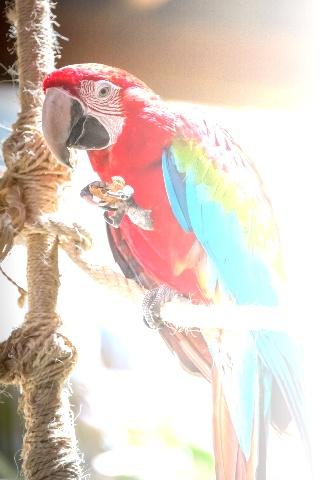
#> input picture Guacamaya_briloH.jpg, 320 x 480 px
$ python VA_Ejercicio10.py
#> lines starting #> are read from the running program, lines starting #| are printed output that depends on the picture
#Ecualización de histograma adaptable
#Contraste de ecualización adaptable del histograma
#CLAHE
#Imagen original: Guacamaya brillo horizontal

#Lectura de imagen
from typing import ChainMap
import cv2 as cv
import numpy as np
import matplotlib.pyplot as plt

#Lectura de imagen
img_org_BGR = cv.imread("Guacamaya_briloH.jpg")
#> img_org_BGR is the input picture: shape (480, 320, 3); mean B, G, R 195.5, 205.4, 221.2
img_org = cv.cvtColor(img_org_BGR, cv.COLOR_BGR2RGB)
m0,n0,p0 = img_org.shape
#> m0 = 480; n0 = 320; p0 = 3
print(img_org.shape)
#| (480, 320, 3)
color = ('r','g','b')

fig, ax= plt.subplots(1,3)
#Ecualizacion adaptable
img_eqAd = np.zeros((m0,n0,p0),np.uint8)
clahe= cv.createCLAHE(clipLimit=2.0, tileGridSize=(8,8))
for channel,col in enumerate(color):
    img_eqAd[:,:,channel]= clahe.apply(img_org[:,:,channel])
    histr_eqAd = cv.calcHist([img_eqAd],[channel],None,[256],[0,256])
    ax[2].plot(histr_eqAd, color = col)
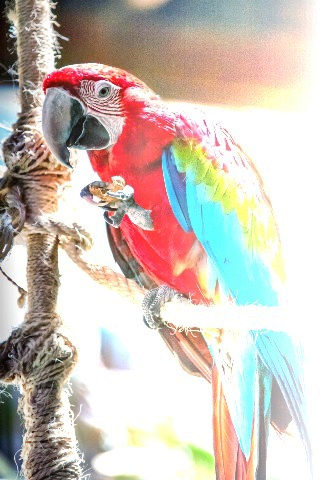
#> img_eqAd: shape (480, 320, 3); mean R, G, B 204.6, 192.8, 184.3


#Ecualizar canales -metodo normal
img_eq = np.zeros((m0,n0,p0),np.uint8)
for channel,col in enumerate(color):
    img_eq[:,:,channel] = cv.equalizeHist(img_org[:,:,channel])
    histr_eq = cv.calcHist([img_eq],[channel],None,[256],[0,256])
    ax[1].plot(histr_eq,color = col)
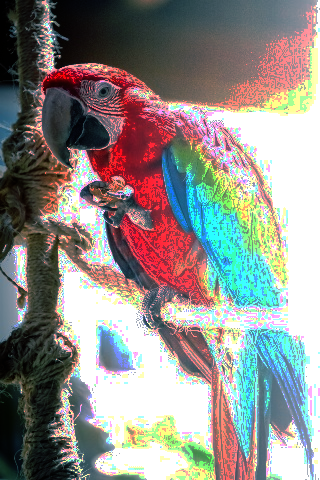
#> img_eq: shape (480, 320, 3); mean R, G, B 144.3, 141.5, 137.5

for channel,col in enumerate(color):
    histr_org = cv.calcHist([img_org],[channel],None,[256],[0,256])
    ax[0].plot(histr_org,color = col)


ax[0].set_title('Histograma original')
ax[1].set_title('Histograma ecualizacion normal')
ax[2].set_title('Histograma ecualizacion adaptable')


fig2, ax2=plt.subplots(1,3)
ax2[0].imshow(img_org)
ax2[0].set_title('Imagen original')
ax2[1].imshow(img_eq)
ax2[1].set_title('Ecualizacion normal')
ax2[2].imshow(img_eqAd)
ax2[2].set_title('Ecualizacion adaptable')

plt.show()
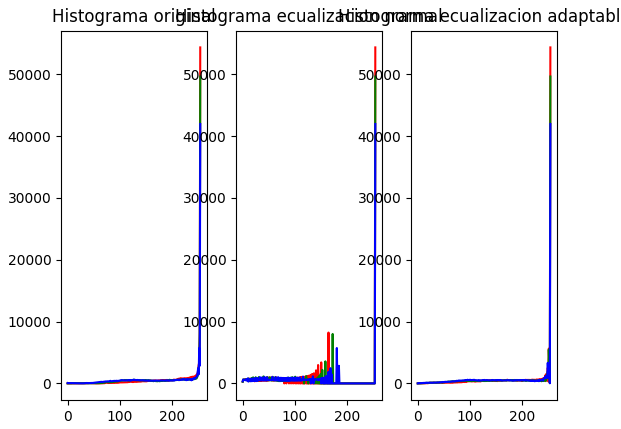
#> figure drawn by matplotlib, 3 panels; panel 1: curve peaks at x = 255, y = 54363; panel 1: curve peaks at x = 255, y = 49649; panel 1: curve peaks at x = 255, y = 41965; panel 2: curve peaks at x = 255, y = 54363
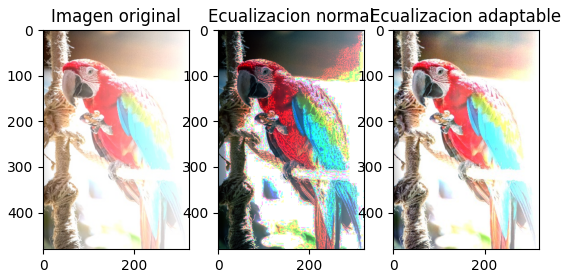
#> figure drawn by matplotlib, 3 panels

$ run again, with Guacamaya.jpg copied over Guacamaya_briloH.jpg
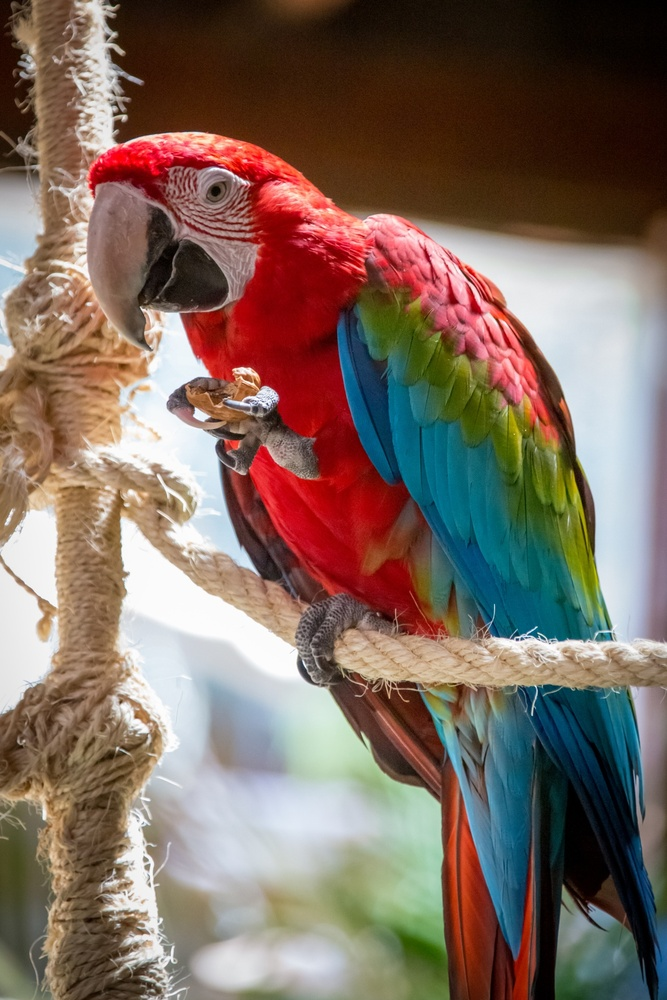
#> input picture Guacamaya.jpg, 667 x 1000 px, shrunk from 1280 x 1920 before the run
#> img_org_BGR is the input picture: shape (1000, 667, 3); mean B, G, R 95.8, 106.8, 125.9
#| (1000, 667, 3)
#> after the loop `for channel,col in enumerate(color):`:
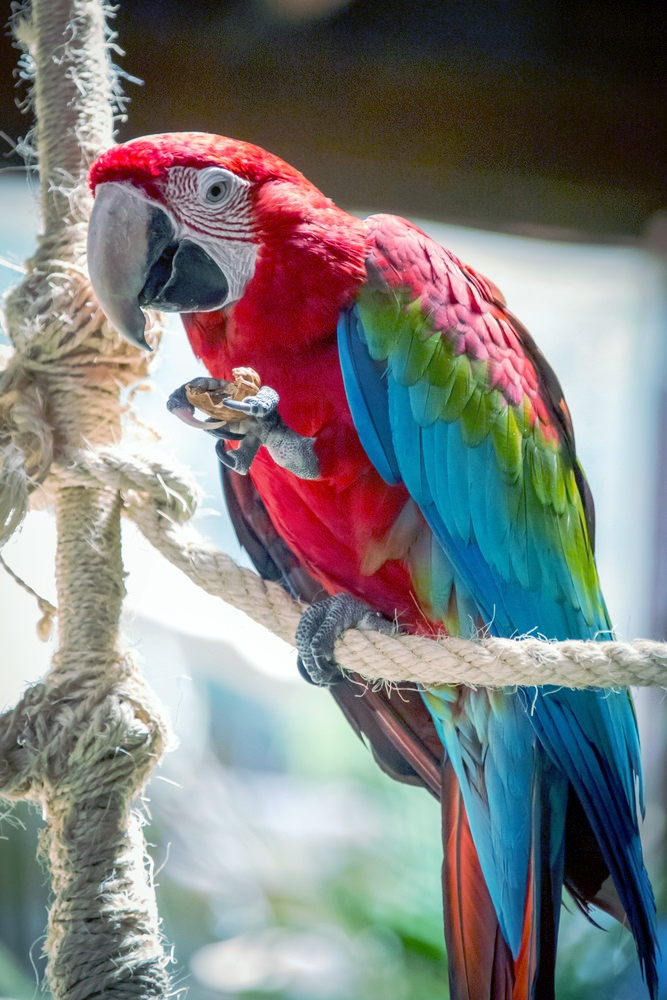
#> img_eq: shape (1000, 667, 3); mean R, G, B 125.9, 126.1, 125
#> `plt.show()`:
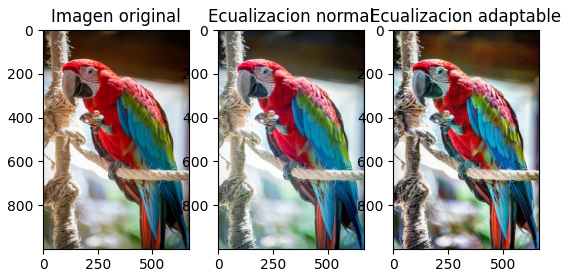
#> figure drawn by matplotlib, 3 panels

$ run again, with Imagen_capturada.jpg copied over Guacamaya_briloH.jpg
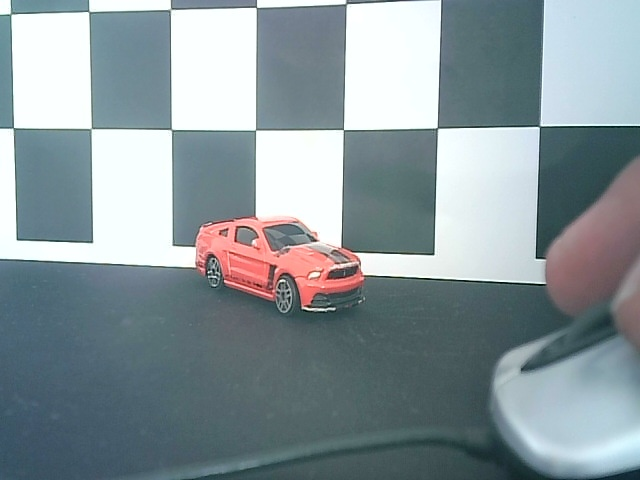
#> input picture Imagen_capturada.jpg, 640 x 480 px
#> img_org_BGR is the input picture: shape (480, 640, 3); mean B, G, R 154.8, 149.9, 136.4
#| (480, 640, 3)
#> after the loop `for channel,col in enumerate(color):`:
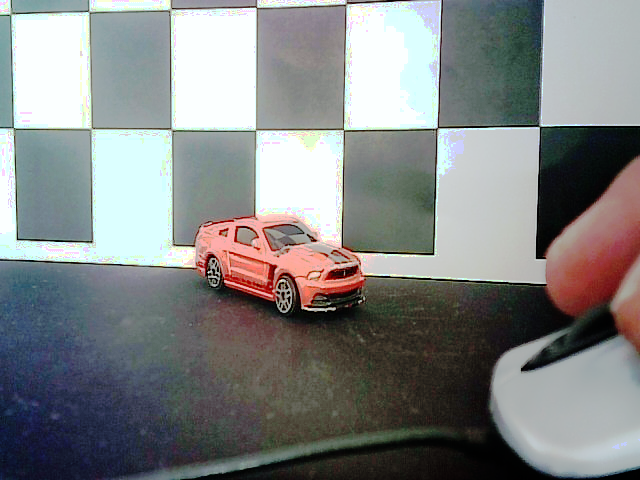
#> img_eq: shape (480, 640, 3); mean R, G, B 129.7, 132.1, 131.8
#> `plt.show()`:
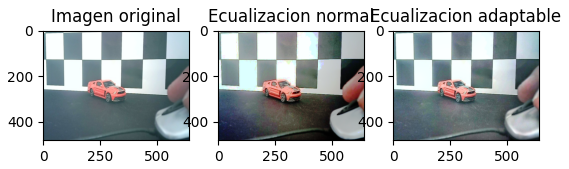
#> figure drawn by matplotlib, 3 panels
